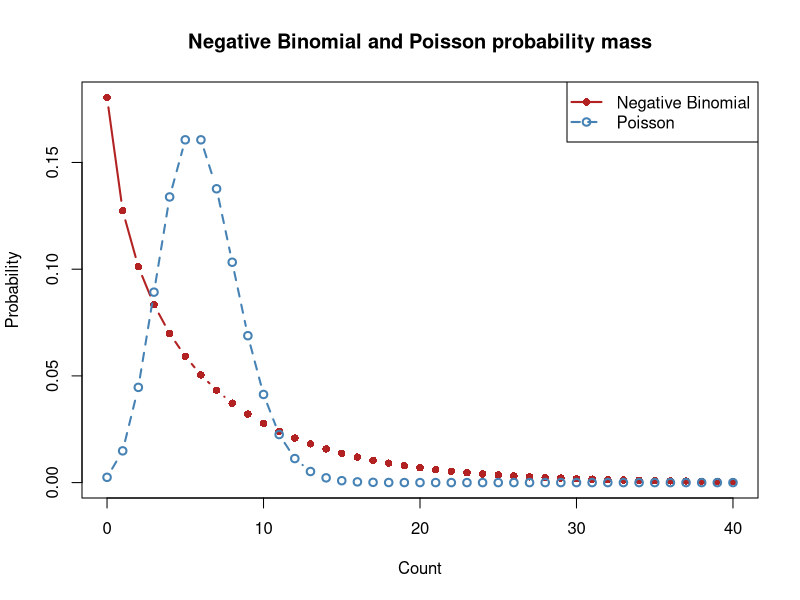
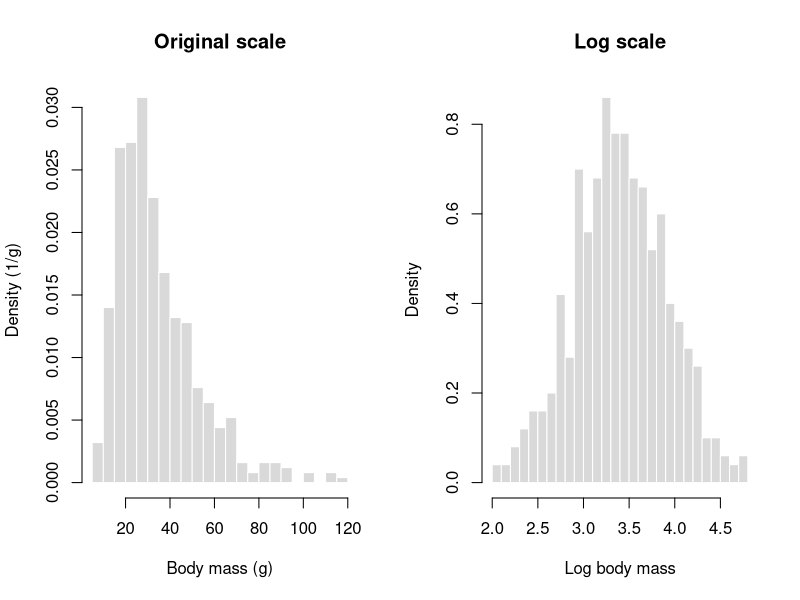
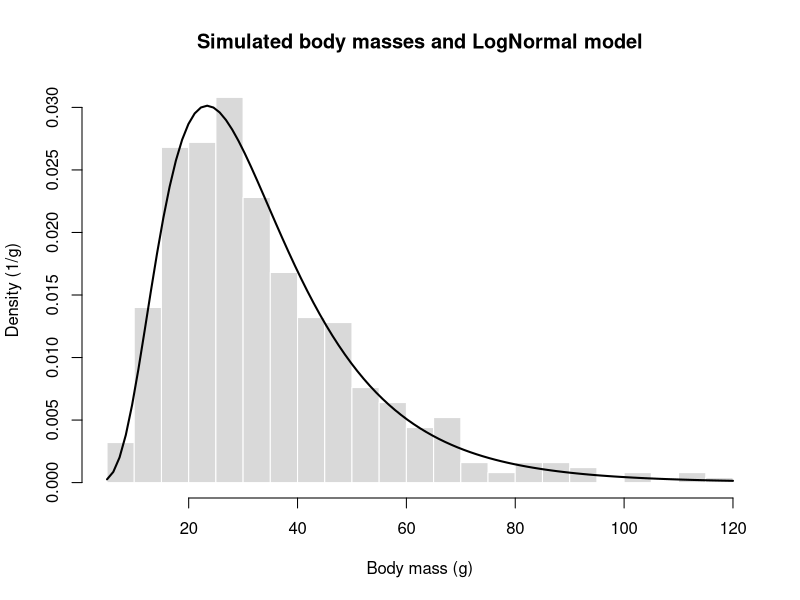
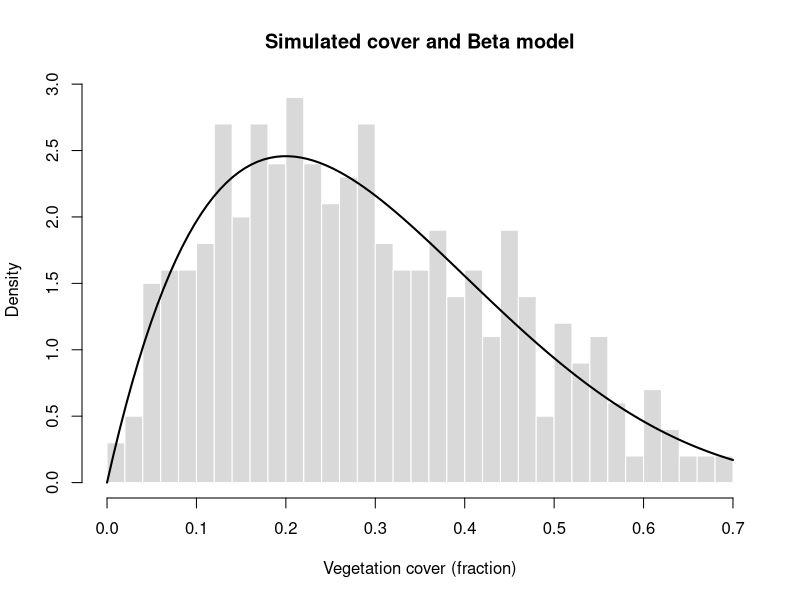

Here is the R script that generated these plots, in order:
## ---- chunk 1
data(InsectSprays, package = "datasets")

pooled_mean = mean(InsectSprays$count)
pooled_variance = var(InsectSprays$count)

c(
  mean = pooled_mean,
  variance = pooled_variance,
  dispersion_ratio = pooled_variance / pooled_mean
)
## ---- chunk 2
library(dplyr)

spray_groups = group_by(InsectSprays, spray)

spray_summary = summarise(
  spray_groups,
  n = n(),
  mean = mean(count),
  variance = var(count),
  dispersion_ratio = variance / mean,
  .groups = "drop"
)

spray_summary
## ---- chunk 3
mu = 6
k = 0.8

x_theory = 0:1000
probability = dnbinom(x_theory, size = k, mu = mu)

c(
  probability_sum = sum(probability),
  weighted_mean = sum(x_theory * probability),
  weighted_variance = sum((x_theory - mu)^2 * probability)
)
## ---- chunk 4
set.seed(123)

sample_counts = rnbinom(
  n = 500,
  size = k,
  mu = mu
)
## ---- chunk 5
sample_mean = mean(sample_counts)
sample_variance = mean((sample_counts - sample_mean)^2)

c(
  mean = sample_mean,
  empirical_variance = sample_variance,
  variance_mean_ratio = sample_variance / sample_mean,
  variance_using_var = var(sample_counts)
)
## ---- chunk 6
x = 0:40

negative_binomial_mass = dnbinom(x, size = k, mu = mu)
poisson_mass = dpois(x, lambda = mu)

matplot(
  x,
  cbind(negative_binomial_mass, poisson_mass),
  type = "b",
  pch = c(16, 1),
  lty = c(1, 2),
  lwd = 2,
  col = c("firebrick", "steelblue"),
  xlab = "Count",
  ylab = "Probability",
  main = "Negative Binomial and Poisson probability mass"
)

legend(
  "topright",
  legend = c("Negative Binomial", "Poisson"),
  col = c("firebrick", "steelblue"),
  pch = c(16, 1),
  lty = c(1, 2),
  lwd = 2
)
## ---- chunk 7
# Parameters of the model on the log scale
mass_meanlog = log(30)
mass_sdlog = 0.5

# Median and mean of body mass on the original scale (in grams)
median_mass = exp(mass_meanlog)
mean_mass = exp(mass_meanlog + mass_sdlog^2 / 2)

c(median_g = median_mass, mean_g = mean_mass)
## ---- chunk 8
# Probability of a body mass above 50 g (upper tail)
prob_over_50 = plnorm(
  q = 50, meanlog = mass_meanlog, sdlog = mass_sdlog,
  lower.tail = FALSE
)

# Body mass at a cumulative probability of 0.95
mass_95 = qlnorm(p = 0.95, meanlog = mass_meanlog, sdlog = mass_sdlog)

c(prob_over_50 = prob_over_50, percentile_95_g = mass_95)
## ---- chunk 9
# Simulate 500 body masses (in grams) with the seed given in the exercise
set.seed(seed = 202)
body_mass = rlnorm(n = 500, meanlog = mass_meanlog, sdlog = mass_sdlog)

# Draw the two histograms side by side and restore the graphics settings afterwards
old_par = par(no.readonly = TRUE)
par(mfrow = c(1, 2))

hist(
  x = body_mass, breaks = 25, probability = TRUE,
  col = "grey85", border = "white",
  xlab = "Body mass (g)", ylab = "Density (1/g)",
  main = "Original scale"
)

hist(
  x = log(body_mass), breaks = 25, probability = TRUE,
  col = "grey85", border = "white",
  xlab = "Log body mass", ylab = "Density",
  main = "Log scale"
)

par(old_par)
## ---- chunk 10
hist(
  x = body_mass, breaks = 25, probability = TRUE,
  col = "grey85", border = "white",
  xlab = "Body mass (g)", ylab = "Density (1/g)",
  main = "Simulated body masses and LogNormal model"
)

# Add the density of the model that generated the sample
curve(
  dlnorm(x = x, meanlog = mass_meanlog, sdlog = mass_sdlog),
  add = TRUE, lwd = 2
)
## ---- chunk 11
# Shape parameters of the Beta model
cover_a = 2
cover_b = 5

# Mean and variance of the cover fraction
mean_cover = cover_a / (cover_a + cover_b)
variance_cover = cover_a * cover_b /
  ((cover_a + cover_b)^2 * (cover_a + cover_b + 1))

c(mean_fraction = mean_cover,
  mean_percent = 100 * mean_cover,
  variance = variance_cover)
## ---- chunk 12
# Probability of a cover fraction below 0.20
prob_below_20_percent = pbeta(
  q = 0.20, shape1 = cover_a, shape2 = cover_b
)

# Cover fraction at a cumulative probability of 0.95
cover_95 = qbeta(p = 0.95, shape1 = cover_a, shape2 = cover_b)

c(prob_below_20_percent = prob_below_20_percent,
  percentile_95_fraction = cover_95)
## ---- chunk 13
# Simulate 500 cover fractions with the seed given in the exercise
set.seed(seed = 303)
cover_fraction = rbeta(n = 500, shape1 = cover_a, shape2 = cover_b)

# Histogram on the density scale so that it is comparable to the curve
hist(
  x = cover_fraction, breaks = 25, probability = TRUE,
  col = "grey85", border = "white",
  xlab = "Vegetation cover (fraction)", ylab = "Density",
  main = "Simulated cover and Beta model"
)

# Add the density of the model that generated the sample
curve(
  dbeta(x = x, shape1 = cover_a, shape2 = cover_b),
  add = TRUE, lwd = 2
)
